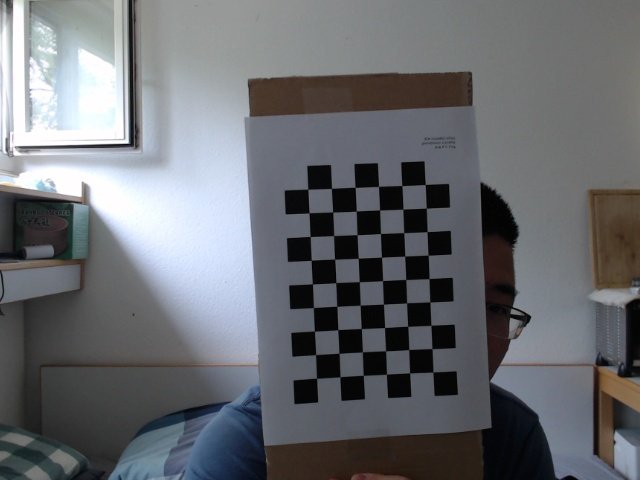
#> input picture data/chessboard_0.jpg, 640 x 480 px; its folder holds only this picture in this run
$ python camera_calibration_image.py
#> lines starting #> are read from the running program, lines starting #| are printed output that depends on the picture; after the words box and inside, x2 and y2 are one past the last pixel; in counts of white or black regions, pixels touching at a corner belong together; long printed decimals are rounded
import numpy as np
import cv2
import glob

import os

# termination criteria
criteria = (cv2.TERM_CRITERIA_EPS + cv2.TERM_CRITERIA_MAX_ITER, 30, 0.001)

# prepare object points, like (0,0,0), (1,0,0), (2,0,0) ....,(6,5,0)
objp = np.zeros((6*9,3), np.float32)
objp[:,:2] = np.mgrid[0:9,0:6].T.reshape(-1,2)

# Arrays to store object points and image points from all the images.
objpoints = [] # 3d point in real world space
imgpoints = [] # 2d points in image plane.

images = glob.glob('../data/*.jpg')
for fname in images:
    img = cv2.imread(fname)
#> img is the input picture: shape (480, 640, 3); mean B, G, R 112.6, 108.3, 106
    gray = cv2.cvtColor(img, cv2.COLOR_BGR2GRAY)
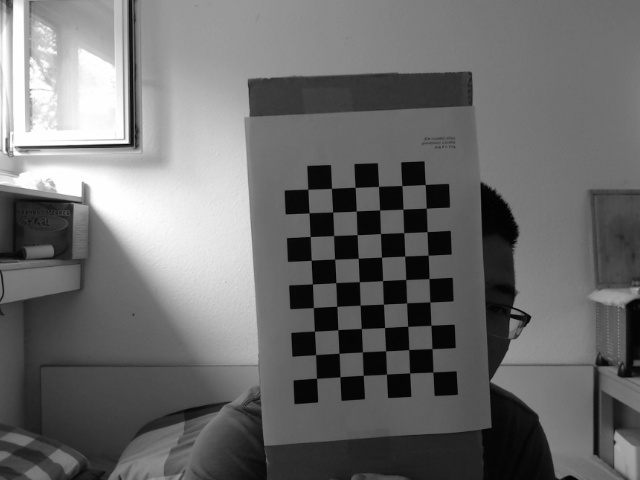
#> gray: shape (480, 640); min 0, max 255, mean 108.1
    # Find the chess board corners
    ret, corners = cv2.findChessboardCorners(gray, (9, 6), None)
#> ret = True; corners = 54 rows, first 8: [316.5, 378.3], [315.6, 354.6], [314.4, 331.2], [313.5, 307.5], [312.4, 283.9], [311.3, 260.2], [310.2, 236.6], [309, 212.8]
    # If found, add object points, image points (after refining them)
    if ret:
        objpoints.append(objp)
        corners2 = cv2.cornerSubPix(gray, corners, (11, 11), (-1, -1), criteria)
#> corners2 = 54 rows, first 8: [316.5, 378.2], [315.6, 354.6], [314.4, 331.1], [313.4, 307.6], [312.4, 283.9], [311.2, 260.3], [310.2, 236.4], [309.1, 212.8]
        imgpoints.append(corners)
        # Draw and display the corners
        cv2.drawChessboardCorners(img, (9, 6), corners2, ret)
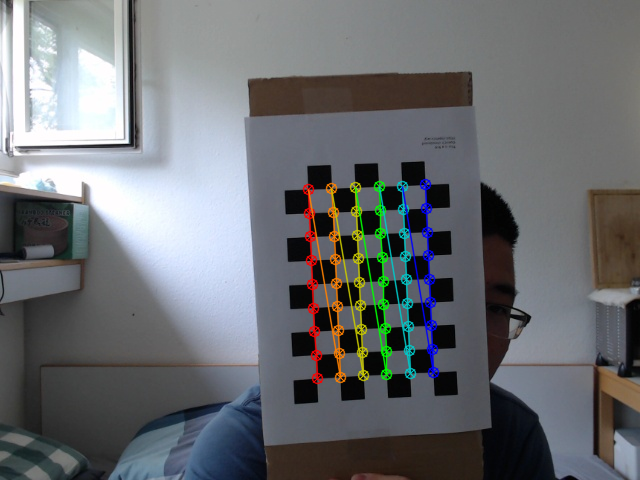
#> img: shape (480, 640, 3); 3.3% of pixels changed, all inside (x1, y1, x2, y2) = (302, 178, 440, 385)
        cv2.imshow('img', img)
        cv2.waitKey(100)

ret, mtx, dist, rvecs, tvecs = cv2.calibrateCamera(objpoints, imgpoints, gray.shape[::-1], None, None)
#> ret = 0.125; mtx = [[628.8, 0, 370.4], [0, 632.8, 278.2], [0, 0, 1]]; dist = [[0.358, -23.39, 0.00958, 0.00107, 520.6]]; rvecs = ([0.0761, 0.00161, -1.61],); tvecs = ([-2.3, 4.23, 27.02],)
print('Camera matrix:', mtx)
#| Camera matrix: [[628.831   0.         370.432]
#|  [  0.         632.815 278.216]
#|  [  0.           0.           1.        ]]
print('Distortion matrix', dist)
#| Distortion matrix [[ 3.57884284e-01 -2.33921014e+01  9.58463895e-03  1.07334310e-03
#|    5.20635987e+02]]

cv2.destroyAllWindows()

$ run again, on data/chessboard_12.jpg
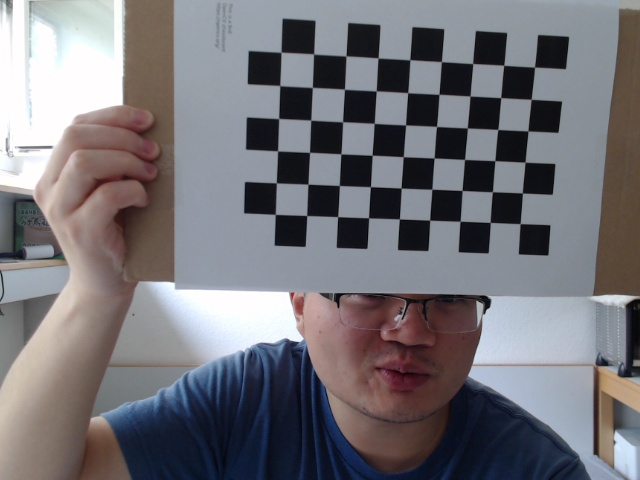
#> input picture data/chessboard_12.jpg, 640 x 480 px
#> img is the input picture: shape (480, 640, 3); mean B, G, R 120.5, 115.2, 116.7
#> `gray = cv2.cvtColor(img, cv2.COLOR_BGR2GRAY)`:
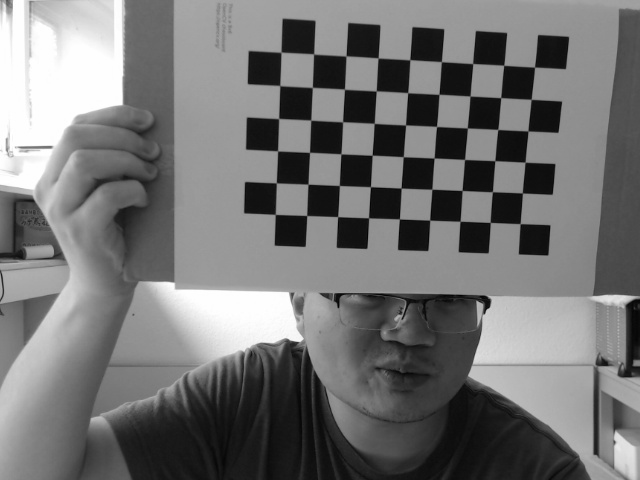
#> gray: shape (480, 640); min 3, max 255, mean 116.3
#> `ret, corners = cv2.findChessboardCorners(gray, (9, 6), None)`: ret = True; corners = 54 rows, first 8: [520.1, 223.7], [490.2, 222.5], [460.1, 221.4], [429.6, 220], [399.4, 218.9], [368.5, 217.7], [337.7, 216.4], [306.6, 215.6]
#> corners2 = 54 rows, first 8: [520.1, 223.6], [490.2, 222.4], [460.1, 221.3], [429.7, 220.2], [399.4, 218.9], [368.6, 217.8], [337.6, 216.6], [306.7, 215.5]
#> `cv2.drawChessboardCorners(img, (9, 6), corners2, ret)`:
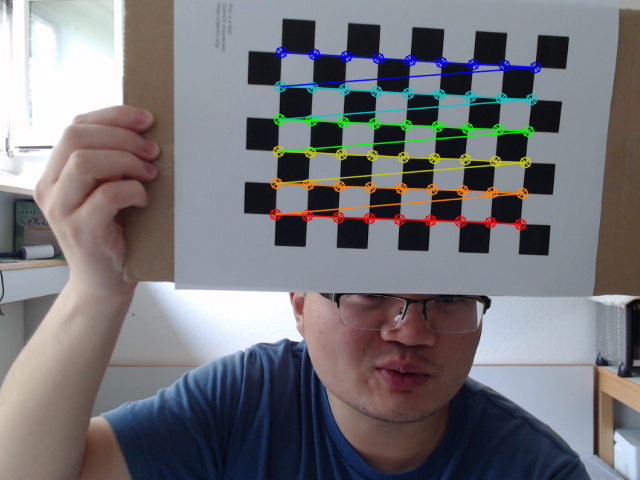
#> img: shape (480, 640, 3); 4% of pixels changed, all inside (x1, y1, x2, y2) = (269, 46, 542, 231)
#> `ret, mtx, dist, rvecs, tvecs = cv2.calibrateCamera(objpoints, imgpoint..`: ret = 0.155; mtx = [[458.1, 0, 318.9], [0, 460.2, 192], [0, 0, 1]]; dist = [[0.0771, -0.267, 0.00386, 0.000649, 0.469]]; rvecs = ([0.115, 0.167, -3.09],); tvecs = ([6.58, 1.02, 15.16],)
#| Camera matrix: [[458.115   0.         318.884]
#|  [  0.         460.187 191.974]
#|  [  0.           0.           1.        ]]
#| Distortion matrix [[ 0.07705 -0.2673  0.003855  0.0006494  0.4691]]

$ run again, on data/chessboard_13.jpg
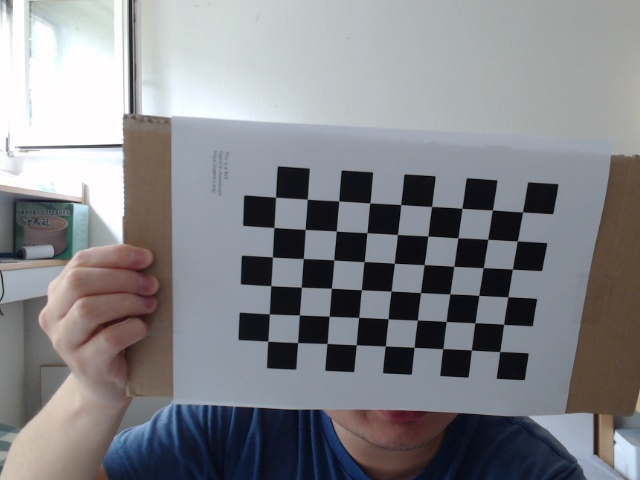
#> input picture data/chessboard_13.jpg, 640 x 480 px
#> img is the input picture: shape (480, 640, 3); mean B, G, R 136.5, 132.4, 131.5
#> `gray = cv2.cvtColor(img, cv2.COLOR_BGR2GRAY)`:
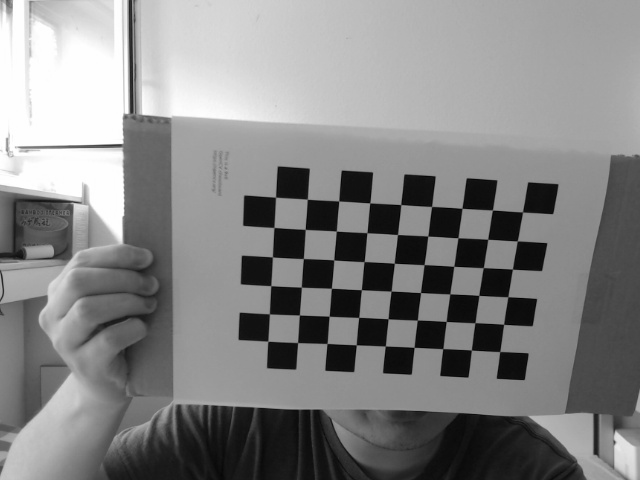
#> gray: shape (480, 640); min 0, max 255, mean 132.6
#> `ret, corners = cv2.findChessboardCorners(gray, (9, 6), None)`: ret = True; corners = 54 rows, first 8: [499.7, 351.6], [471.4, 350], [442.7, 348.6], [414.1, 347.4], [385.3, 346], [356.2, 344.8], [327, 343.5], [297.6, 342.5]
#> corners2 = 54 rows, first 8: [499.7, 351.5], [471.4, 350], [442.8, 348.6], [414.2, 347.3], [385.4, 346], [356.3, 344.8], [327.1, 343.5], [297.6, 342.6]
#> `cv2.drawChessboardCorners(img, (9, 6), corners2, ret)`:
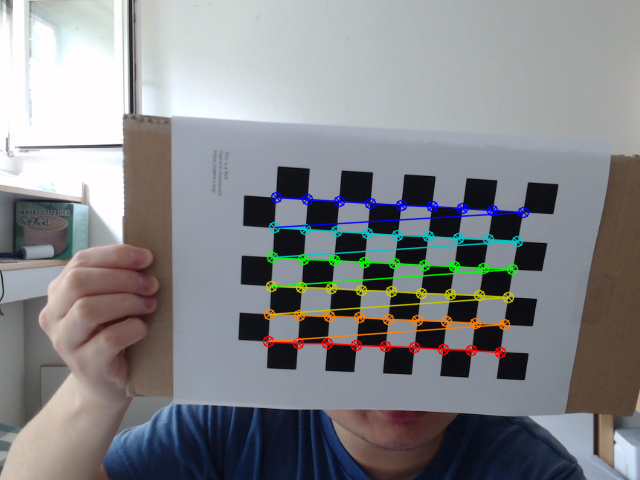
#> img: shape (480, 640, 3); 3.88% of pixels changed, all inside (x1, y1, x2, y2) = (262, 191, 530, 359)
#> `ret, mtx, dist, rvecs, tvecs = cv2.calibrateCamera(objpoints, imgpoint..`: ret = 0.239; mtx = [[409.9, 0, 296.1], [0, 390.6, 263], [0, 0, 1]]; dist = [[0.205, -0.725, 0.00667, -0.011, 1.15]]; rvecs = ([0.0934, 0.291, -3.07],); tvecs = ([7.03, 3.14, 14.33],)
#| Camera matrix: [[409.905   0.         296.077]
#|  [  0.         390.610 262.956]
#|  [  0.           0.           1.        ]]
#| Distortion matrix [[ 0.2051 -0.7252  0.006667 -0.011  1.154]]

$ run again, on data/chessboard_2.jpg
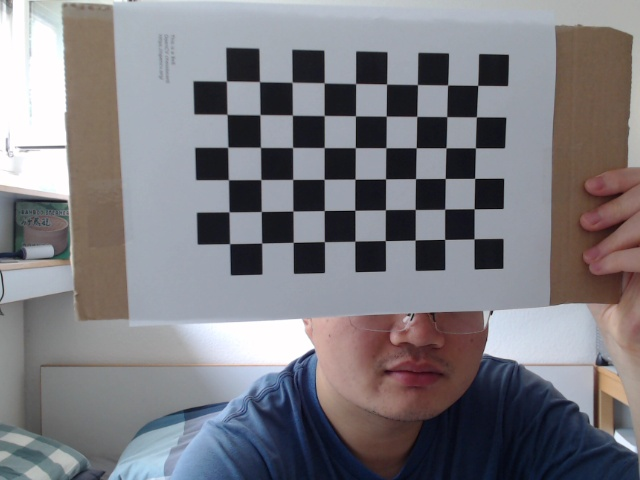
#> input picture data/chessboard_2.jpg, 640 x 480 px
#> img is the input picture: shape (480, 640, 3); mean B, G, R 129, 123.8, 125.2
#> `gray = cv2.cvtColor(img, cv2.COLOR_BGR2GRAY)`:
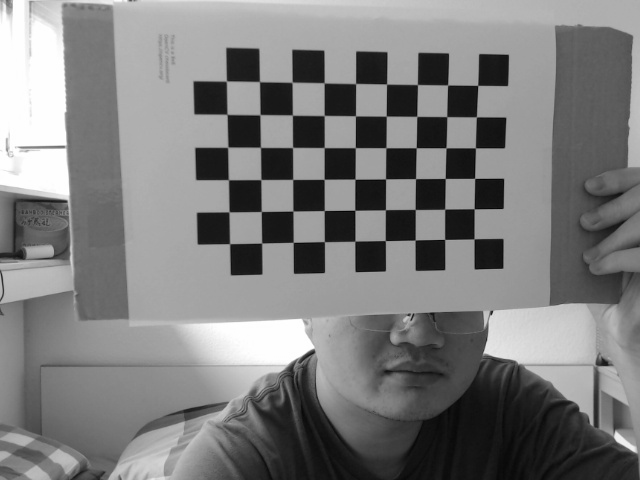
#> gray: shape (480, 640); min 2, max 255, mean 124.8
#> `ret, corners = cv2.findChessboardCorners(gray, (9, 6), None)`: ret = True; corners = 54 rows, first 8: [474, 238.9], [444.6, 239.4], [415.2, 240], [385.3, 240.6], [355, 241.1], [324.4, 241.6], [293.3, 242.4], [261.7, 243]
#> corners2 = 54 rows, first 8: [474.1, 238.8], [444.6, 239.4], [415.2, 240], [385.3, 240.6], [354.8, 241.2], [324.4, 241.6], [293.2, 242.3], [261.6, 243.1]
#> `cv2.drawChessboardCorners(img, (9, 6), corners2, ret)`:
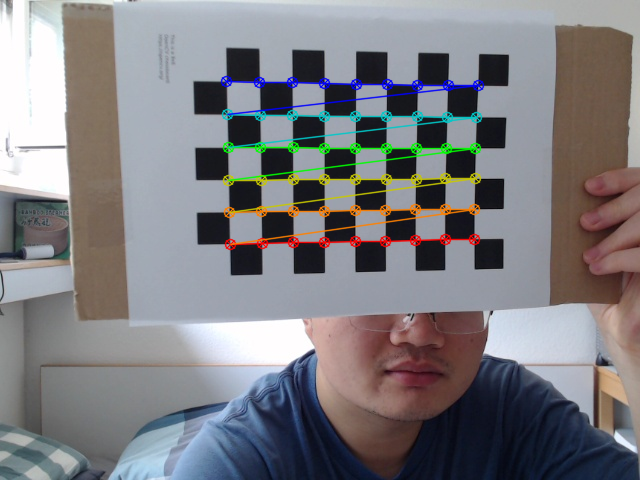
#> img: shape (480, 640, 3); 3.97% of pixels changed, all inside (x1, y1, x2, y2) = (220, 75, 485, 251)
#> `ret, mtx, dist, rvecs, tvecs = cv2.calibrateCamera(objpoints, imgpoint..`: ret = 0.146; mtx = [[485.4, 0, 279], [0, 479.1, 233.4], [0, 0, 1]]; dist = [[0.0915, -0.347, 0.00559, 0.000708, 0.867]]; rvecs = ([-0.208, -0.123, 3.12],); tvecs = ([6.39, 0.164, 16.11],)
#| Camera matrix: [[485.397   0.         279.024]
#|  [  0.         479.146 233.439]
#|  [  0.           0.           1.        ]]
#| Distortion matrix [[ 9.14565375e-02 -3.46988351e-01  5.58734773e-03  7.07935555e-04
#|    8.67160487e-01]]

$ run again, on data/chessboard_1.jpg
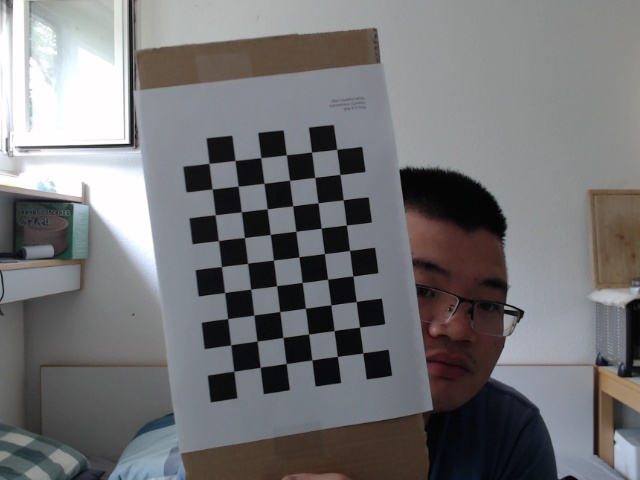
#> input picture data/chessboard_1.jpg, 640 x 480 px
#> img is the input picture: shape (480, 640, 3); mean B, G, R 117.2, 115.4, 115.8
#> `gray = cv2.cvtColor(img, cv2.COLOR_BGR2GRAY)`:
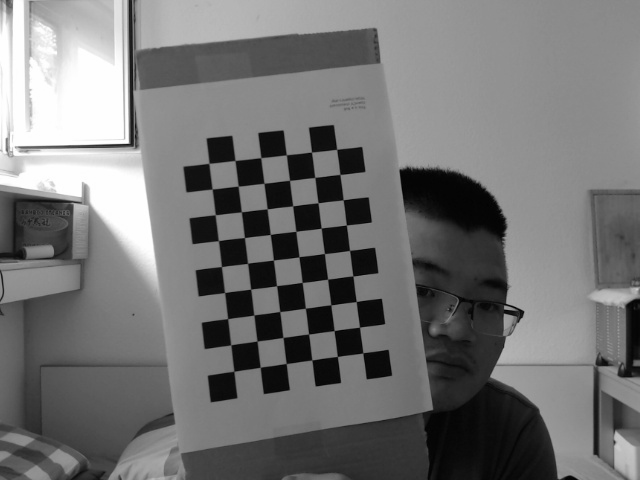
#> gray: shape (480, 640); min 0, max 255, mean 115.7
#> `ret, corners = cv2.findChessboardCorners(gray, (9, 6), None)`: ret = True; corners = 54 rows, first 8: [233.9, 371.3], [230.7, 344.8], [227.6, 318.6], [224.6, 292.6], [221.5, 266.6], [218.3, 240.6], [215.2, 214.6], [212.2, 189]
#> corners2 = 54 rows, first 8: [233.9, 371.3], [230.8, 344.8], [227.6, 318.6], [224.6, 292.6], [221.4, 266.6], [218.4, 240.6], [215.2, 214.8], [212.1, 189.1]
#> `cv2.drawChessboardCorners(img, (9, 6), corners2, ret)`:
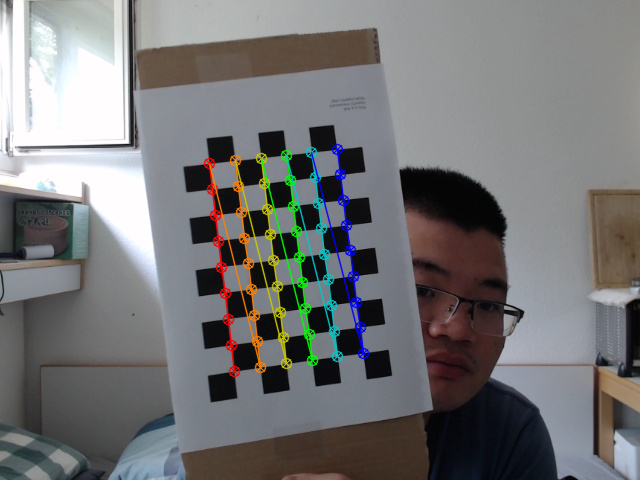
#> img: shape (480, 640, 3); 3.52% of pixels changed, all inside (x1, y1, x2, y2) = (203, 143, 370, 378)
#> `ret, mtx, dist, rvecs, tvecs = cv2.calibrateCamera(objpoints, imgpoint..`: ret = 0.0964; mtx = [[839.4, 0, 322.5], [0, 840, 202.7], [0, 0, 1]]; dist = [[0.541, -15.37, -0.0134, 0.00379, 180]]; rvecs = ([0.0396, -0.141, -1.69],); tvecs = ([-3.37, 6.42, 32.05],)
#| Camera matrix: [[839.440   0.         322.533]
#|  [  0.         839.971 202.692]
#|  [  0.           0.           1.        ]]
#| Distortion matrix [[ 5.40906209e-01 -1.53684744e+01 -1.33686101e-02  3.79025816e-03
#|    1.79974875e+02]]
